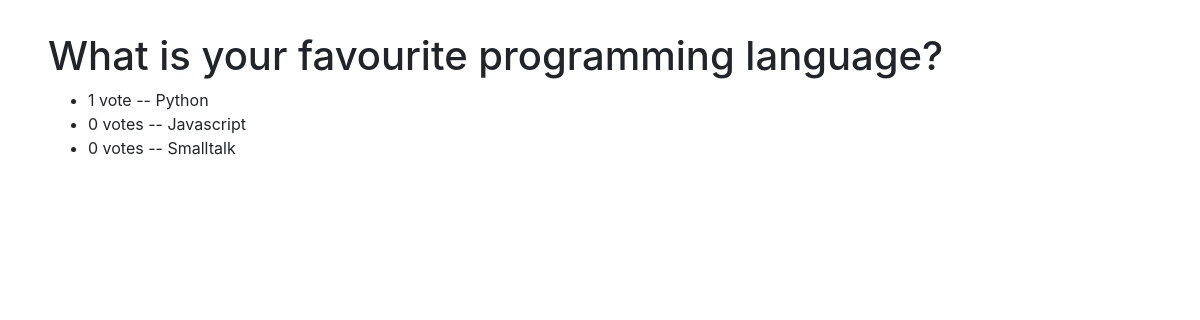
The page /polls/2/results/ on the database as committed earlier.
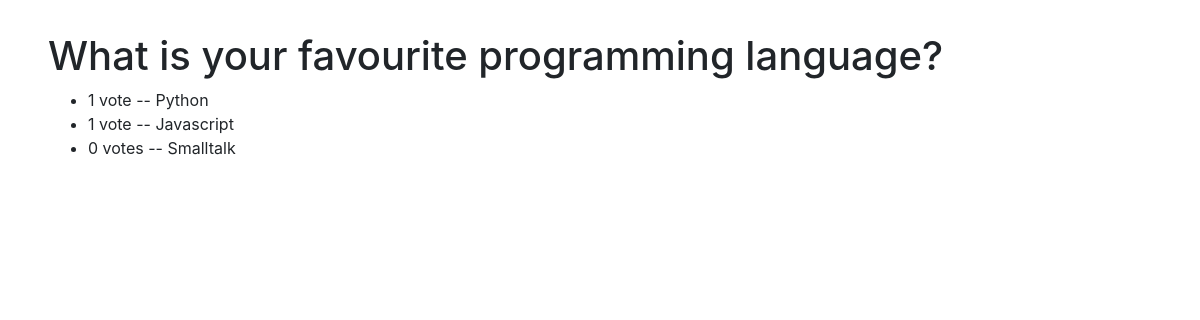
The same page on the database as committed later.
### polls/models.py (models this page shows, shortened)
class Question(models.Model):
    question_text = models.CharField(max_length=200)
    pub_date = models.DateTimeField('date published')

class Choice(models.Model):
    question = models.ForeignKey(Question, on_delete=models.CASCADE)
    choice_text = models.CharField(max_length=200)
    votes = models.IntegerField(default=0)

### polls/views.py (the view)
# urls.py: path('<int:pk>/results/', views.ResultsView.as_view(), name='results'),
class ResultsView(generic.DetailView):
    model = Question
    template_name = 'polls/results.html'

### polls/templates/polls/results.html
{% load static %}
<link rel="stylesheet" type="text/css" href="https://stackpath.bootstrapcdn.com/bootstrap/4.1.3/css/bootstrap.min.css" >
<link rel="stylesheet" type="text/css" href="{% static 'polls/style.css' %}" >
<h1>{{ question.question_text }}</h1>
<ul>
    {% for choice in question.choice_set.all %}
        <li>
            {{ choice.votes }} vote{{ choice.votes|pluralize }} -- {{ choice.choice_text }}
        </li>
    {% endfor %}
</ul>

Rows that differ between the two databases and show on the page:
changed Choice "Javascript": votes "0" → "1"
